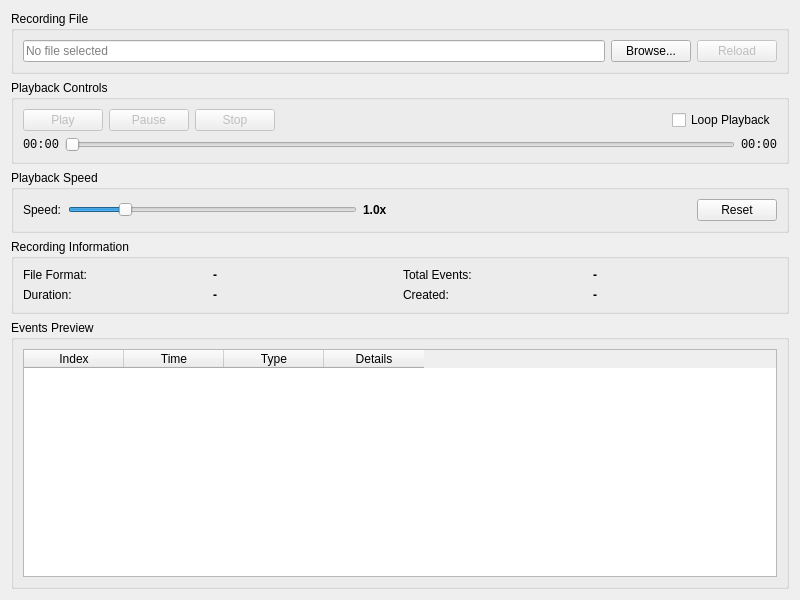
<?xml version="1.0" encoding="UTF-8"?>
<ui version="4.0">
 <class>PlaybackWidget</class>
 <widget class="QWidget" name="PlaybackWidget">
  <property name="geometry">
   <rect>
    <x>0</x>
    <y>0</y>
    <width>800</width>
    <height>600</height>
   </rect>
  </property>
  <property name="windowTitle">
   <string>Playback</string>
  </property>
  <layout class="QVBoxLayout" name="verticalLayout">
   <item>
    <widget class="QGroupBox" name="fileGroupBox">
     <property name="title">
      <string>Recording File</string>
     </property>
     <layout class="QHBoxLayout" name="fileLayout">
      <item>
       <widget class="QLineEdit" name="filePathLineEdit">
        <property name="readOnly">
         <bool>true</bool>
        </property>
        <property name="placeholderText">
         <string>No file selected</string>
        </property>
       </widget>
      </item>
      <item>
       <widget class="QPushButton" name="browseFileButton">
        <property name="text">
         <string>Browse...</string>
        </property>
       </widget>
      </item>
      <item>
       <widget class="QPushButton" name="reloadFileButton">
        <property name="enabled">
         <bool>false</bool>
        </property>
        <property name="text">
         <string>Reload</string>
        </property>
       </widget>
      </item>
     </layout>
    </widget>
   </item>
   <item>
    <widget class="QGroupBox" name="controlsGroupBox">
     <property name="title">
      <string>Playback Controls</string>
     </property>
     <layout class="QVBoxLayout" name="controlsMainLayout">
      <item>
       <layout class="QHBoxLayout" name="buttonsLayout">
        <item>
         <widget class="QPushButton" name="playButton">
          <property name="enabled">
           <bool>false</bool>
          </property>
          <property name="text">
           <string>Play</string>
          </property>
          <property name="icon">
           <iconset>
            <normaloff>:/icons/play.png</normaloff>:/icons/play.png</iconset>
          </property>
          <property name="iconSize">
           <size>
            <width>24</width>
            <height>24</height>
           </size>
          </property>
         </widget>
        </item>
        <item>
         <widget class="QPushButton" name="pauseButton">
          <property name="enabled">
           <bool>false</bool>
          </property>
          <property name="text">
           <string>Pause</string>
          </property>
          <property name="icon">
           <iconset>
            <normaloff>:/icons/pause.png</normaloff>:/icons/pause.png</iconset>
          </property>
          <property name="iconSize">
           <size>
            <width>24</width>
            <height>24</height>
           </size>
          </property>
         </widget>
        </item>
        <item>
         <widget class="QPushButton" name="stopButton">
          <property name="enabled">
           <bool>false</bool>
          </property>
          <property name="text">
           <string>Stop</string>
          </property>
          <property name="icon">
           <iconset>
            <normaloff>:/icons/stop.png</normaloff>:/icons/stop.png</iconset>
          </property>
          <property name="iconSize">
           <size>
            <width>24</width>
            <height>24</height>
           </size>
          </property>
         </widget>
        </item>
        <item>
         <spacer name="controlsSpacer">
          <property name="orientation">
           <enum>Qt::Horizontal</enum>
          </property>
          <property name="sizeHint" stdset="0">
           <size>
            <width>40</width>
            <height>20</height>
           </size>
          </property>
         </spacer>
        </item>
        <item>
         <widget class="QCheckBox" name="loopCheckBox">
          <property name="text">
           <string>Loop Playback</string>
          </property>
         </widget>
        </item>
       </layout>
      </item>
      <item>
       <layout class="QHBoxLayout" name="progressLayout">
        <item>
         <widget class="QLabel" name="currentTimeLabel">
          <property name="text">
           <string>00:00</string>
          </property>
          <property name="styleSheet">
           <string>font-family: monospace;</string>
          </property>
         </widget>
        </item>
        <item>
         <widget class="QSlider" name="progressSlider">
          <property name="orientation">
           <enum>Qt::Horizontal</enum>
          </property>
         </widget>
        </item>
        <item>
         <widget class="QLabel" name="totalTimeLabel">
          <property name="text">
           <string>00:00</string>
          </property>
          <property name="styleSheet">
           <string>font-family: monospace;</string>
          </property>
         </widget>
        </item>
       </layout>
      </item>
     </layout>
    </widget>
   </item>
   <item>
    <widget class="QGroupBox" name="speedGroupBox">
     <property name="title">
      <string>Playback Speed</string>
     </property>
     <layout class="QHBoxLayout" name="speedLayout">
      <item>
       <widget class="QLabel" name="speedLabel">
        <property name="text">
         <string>Speed:</string>
        </property>
       </widget>
      </item>
      <item>
       <widget class="QSlider" name="speedSlider">
        <property name="minimum">
         <number>1</number>
        </property>
        <property name="maximum">
         <number>50</number>
        </property>
        <property name="value">
         <number>10</number>
        </property>
        <property name="orientation">
         <enum>Qt::Horizontal</enum>
        </property>
       </widget>
      </item>
      <item>
       <widget class="QLabel" name="speedValueLabel">
        <property name="text">
         <string>1.0x</string>
        </property>
        <property name="minimumSize">
         <size>
          <width>40</width>
          <height>0</height>
         </size>
        </property>
        <property name="styleSheet">
         <string>font-weight: bold;</string>
        </property>
       </widget>
      </item>
      <item>
       <spacer name="speedSpacer">
        <property name="orientation">
         <enum>Qt::Horizontal</enum>
        </property>
        <property name="sizeHint" stdset="0">
         <size>
          <width>40</width>
          <height>20</height>
         </size>
        </property>
       </spacer>
      </item>
      <item>
       <widget class="QPushButton" name="resetSpeedButton">
        <property name="text">
         <string>Reset</string>
        </property>
       </widget>
      </item>
     </layout>
    </widget>
   </item>
   <item>
    <widget class="QGroupBox" name="informationGroupBox">
     <property name="title">
      <string>Recording Information</string>
     </property>
     <layout class="QGridLayout" name="informationLayout">
      <item row="0" column="0">
       <widget class="QLabel" name="fileFormatLabel">
        <property name="text">
         <string>File Format:</string>
        </property>
       </widget>
      </item>
      <item row="0" column="1">
       <widget class="QLabel" name="fileFormatValue">
        <property name="text">
         <string>-</string>
        </property>
        <property name="styleSheet">
         <string>font-weight: bold;</string>
        </property>
       </widget>
      </item>
      <item row="0" column="2">
       <widget class="QLabel" name="totalEventsLabel">
        <property name="text">
         <string>Total Events:</string>
        </property>
       </widget>
      </item>
      <item row="0" column="3">
       <widget class="QLabel" name="totalEventsValue">
        <property name="text">
         <string>-</string>
        </property>
        <property name="styleSheet">
         <string>font-weight: bold;</string>
        </property>
       </widget>
      </item>
      <item row="1" column="0">
       <widget class="QLabel" name="durationLabel">
        <property name="text">
         <string>Duration:</string>
        </property>
       </widget>
      </item>
      <item row="1" column="1">
       <widget class="QLabel" name="durationValue">
        <property name="text">
         <string>-</string>
        </property>
        <property name="styleSheet">
         <string>font-weight: bold;</string>
        </property>
       </widget>
      </item>
      <item row="1" column="2">
       <widget class="QLabel" name="createdLabel">
        <property name="text">
         <string>Created:</string>
        </property>
       </widget>
      </item>
      <item row="1" column="3">
       <widget class="QLabel" name="createdValue">
        <property name="text">
         <string>-</string>
        </property>
        <property name="styleSheet">
         <string>font-weight: bold;</string>
        </property>
       </widget>
      </item>
     </layout>
    </widget>
   </item>
   <item>
    <widget class="QGroupBox" name="eventsPreviewGroupBox">
     <property name="title">
      <string>Events Preview</string>
     </property>
     <layout class="QVBoxLayout" name="eventsPreviewLayout">
      <item>
       <widget class="QTableWidget" name="eventsPreviewTableWidget">
        <property name="alternatingRowColors">
         <bool>true</bool>
        </property>
        <property name="selectionBehavior">
         <enum>QAbstractItemView::SelectRows</enum>
        </property>
        <property name="sortingEnabled">
         <bool>true</bool>
        </property>
        <column>
         <property name="text">
          <string>Index</string>
         </property>
        </column>
        <column>
         <property name="text">
          <string>Time</string>
         </property>
        </column>
        <column>
         <property name="text">
          <string>Type</string>
         </property>
        </column>
        <column>
         <property name="text">
          <string>Details</string>
         </property>
        </column>
       </widget>
      </item>
     </layout>
    </widget>
   </item>
  </layout>
 </widget>
 <resources/>
 <connections/>
</ui>
